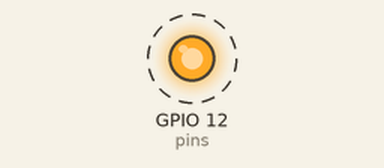
Bench run of a program on a simulated Raspberry Pi (BCM pin numbers). Shown: output pins drawn as LEDs (lit = HIGH). Dashed ring = blinking.

Above: at 0.5 s.
Timing chart, 0 to 4.6 s (numbered marks = the images above):
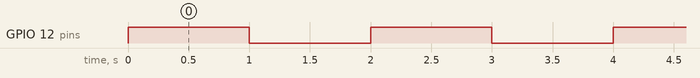

Measured:
- by itself, GPIO 12 (pins): alternates HIGH for 1.0 s and LOW for 1.0 s

The program:

__PWM___.py
```python
import RPi.GPIO as gpio
import time
gpio.setwarnings(False)
gpio.setmode(gpio.BCM)
pins = 12
gpio.setup(pins,gpio.OUT)

p = gpio.PWM(pins,1)
# 创建PWM实例,“1”代表频率，含义是1秒开关1次,单位Hz

p.start(0)
# 启动PWM，“0”代表占空比（DutyCycle）
# 范围 0.0 <= DutyCycle <= 100.0

try:
    while True:
        p.ChangeDutyCycle(100)
        # 改变占空比
        time.sleep(1)
        p.ChangeDutyCycle(0)
        time.sleep(1)

finally:
    p.stop()
    # 停止PWM
    gpio.cleanup()
```
